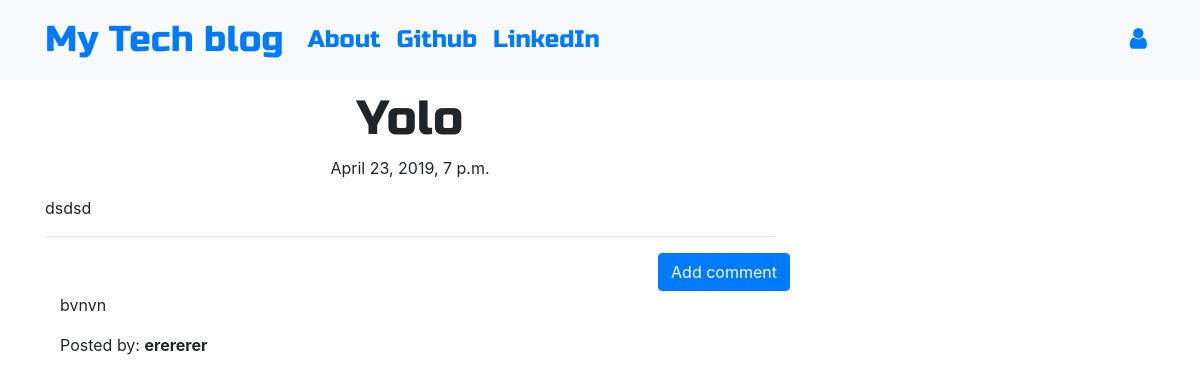
Screenshot of /post/2 with the database file from the repository.
### blog/models.py (models this page shows, shortened)
class Post(models.Model):
    author = models.ForeignKey('auth.User', on_delete=models.CASCADE)
    title = models.CharField(max_length=200)
    text = models.TextField()
    create_date = models.DateTimeField(default=timezone.now)
    published_date = models.DateTimeField(blank=True, null=True)

class Comment(models.Model):
    post = models.ForeignKey('blog.POST', related_name='comments', on_delete=models.CASCADE)
    author = models.CharField(max_length=200)
    title = models.CharField(max_length=200)
    text = models.CharField(max_length=200)
    create_date = models.DateTimeField(default=timezone.now())
    approved_comment = models.BooleanField(default=False)

### blog/views.py (the view)
# urls.py: path('post/<int:pk>', views.PostDetailView.as_view(), name='post_detail'),
class PostDetailView(DetailView):
    model = Post

### blog/templates/blog/post_detail.html (shortened to what this page needs)
{% extends 'blog/base.html' %}
{% block content %}
        <h1 class='posttitle loader'>{{ post.title }}</h1>
        {% if post.published_date %}
            <div class="date postdate">
                {{ post.published_date }}
            </div>
        {% else %}
            <a class="btn btn-outline-dark" href="{% url 'post_publish' pk=post.pk %}">Publish</a>
        {% endif %}
      <p class='postcontent' >{{ post.text|safe|linebreaksbr }}</p>
  <hr>
  <a class="btn btn-primary btn-comment" href="{% url 'add_comment_to_post' pk=post.pk %}">Add comment</a>
  <div class="container">
  {% for comment in post.comments.all %}
  <br>
      {% if user.is_authenticated or comment.approved_comment %}
          <p>{{ comment.text|safe|linebreaks }}</p>
          <p>Posted by: <strong>{{ comment.author }}</strong></p>
      {% endif %}
  {% empty %}
      <p>No comments posted.</p>
  {% endfor %}
</div>
{% endblock %}

### blog/static/css/blog.css (style rules this page uses)
.postdate { text-align: center; }
.posttitle { font-family: 'Russo One', sans-serif; font-size: 3em; text-align: center; }
.postcontent { font-family: 'Montserrat'; font-size: 1.5em; }
.btn-comment { position: absolute; right: 0px; }
.loader { filter:hue-rotate(0deg); color: linear-gradient(45deg,#0f8,#08f); animation:hue 5000ms infinite linear; }

### rows the page displays
Post: title "Yolo", published_date "April 23, 2019, 7 p.m.", text "dsdsd"
Comment: text "bvnvn", author "erererer"
